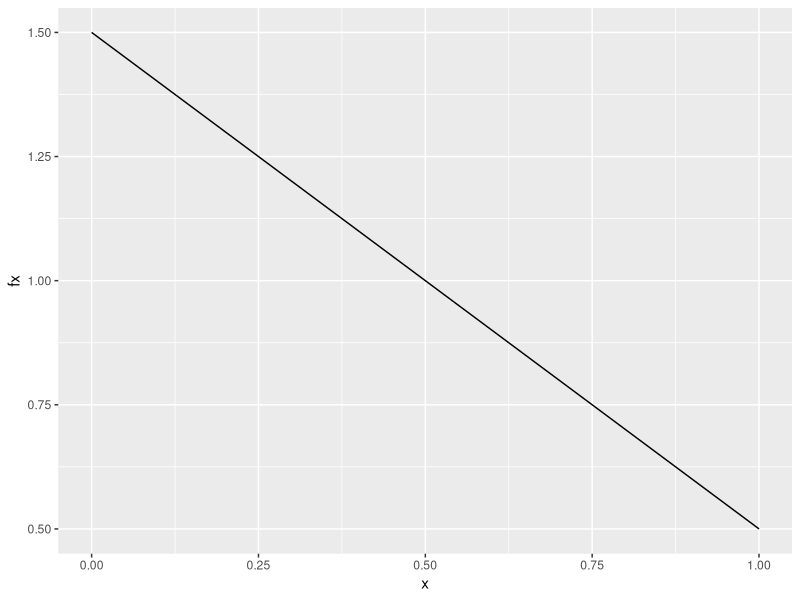
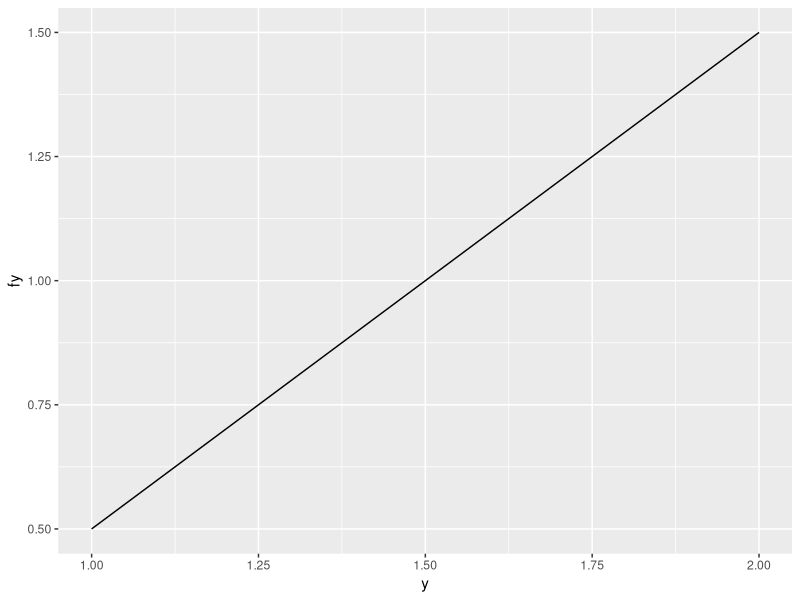

Reproduce these figures in R, in order.
## ---- chunk 1

mu <- 36/14
p1 <- 1/14
p2 <- 4/14
p3 <- 9/14

varx <- p1*(1-mu)^2 + p2*(2-mu)^2 + p3*(3-mu)^2

varx

## ---- chunk 2

Ex <- (3/28)*2^4 - (3/28)*1^4
Ex

## ---- chunk 3

c <- 3/7

Ex2 <- c * (1/5) * 2^5 - c^2 * (1/5) * 1^5
Ex2

Varx <- Ex - Ex2

Varx

## ---- chunk 4

library(ggplot2)

x <- seq(0,1,by=0.1)
fx <- (3/2) - x

xfx <- data.frame(x=x, fx=fx)

ggplot(xfx, aes(x=x, y=fx)) + geom_line()

y <- seq(1,2,by=0.1)
fy <- y - (1/2)

yfy <- data.frame(y=y, fy=fy)

ggplot(yfy, aes(x=y, y=fy)) + geom_line()



## ---- chunk 5

Ex <- (3/4) - (1/3)

Ex

## ---- chunk 6

Ey <- (1/3)*(2^3) - (1/4)*(2^2) - (1/3) + (1/4)

Ey

## ---- chunk 7

Varx <- (1/4) - Ex^2
Varx

## ---- chunk 8

Ey2 <- (1/4)*(2^4) - (1/6)*(2^3) - (1/4) + (1/6)
Vary <- Ey2 - Ey^2

Vary

## ---- chunk 9

sampl <- c(7.3, 6.1, 3.8, 8.4, 6.9, 7.1, 5.3, 8.2, 4.9, 5.8)



## ---- chunk 10

xbar <- sum(sampl)/length(sampl)

S2 <- sum((sampl-xbar)^2)/(length(sampl))

xbar

S2

## ---- chunk 11

tplusmin <- 2.16*(sqrt(S2)/sqrt(length(sampl)))

## ---- chunk 12

aprox <- exp(-1) - exp(-1.1)
aprox

## ---- chunk 13

palive <- exp(-5*0.4)

palive

## ---- chunk 14

palive <- exp(-3*0.4) - exp(-5*0.4)

palive

## ---- chunk 15

z <- (150.2-150)/sqrt(0.25)

# I'll call that 0.4 when I look that up.

## ---- chunk 16

z1 <- (149.83-150)/sqrt(0.25)
# Lets call that -0.34

z2 <- (150.21-150)/sqrt(0.25)
# Lets call that 0.42

## ---- chunk 17

p <- 0.6628-0.3669
p

